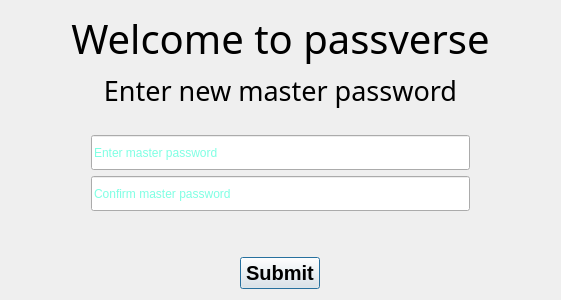
<?xml version="1.0" encoding="UTF-8"?>
<ui version="4.0">
 <class>createMpassDialog</class>
 <widget class="QDialog" name="createMpassDialog">
  <property name="geometry">
   <rect>
    <x>0</x>
    <y>0</y>
    <width>561</width>
    <height>300</height>
   </rect>
  </property>
  <property name="windowTitle">
   <string>Dialog</string>
  </property>
  <layout class="QVBoxLayout" name="verticalLayout_3">
   <item>
    <layout class="QVBoxLayout" name="verticalLayout" stretch="0,0">
     <property name="spacing">
      <number>6</number>
     </property>
     <item>
      <widget class="QLabel" name="label">
       <property name="font">
        <font>
         <family>Rockwell</family>
         <pointsize>30</pointsize>
        </font>
       </property>
       <property name="text">
        <string>Welcome to passverse</string>
       </property>
       <property name="alignment">
        <set>Qt::AlignmentFlag::AlignCenter</set>
       </property>
      </widget>
     </item>
     <item>
      <widget class="QLabel" name="label_2">
       <property name="font">
        <font>
         <family>Rockwell</family>
         <pointsize>20</pointsize>
        </font>
       </property>
       <property name="text">
        <string>Enter new master password</string>
       </property>
       <property name="alignment">
        <set>Qt::AlignmentFlag::AlignCenter</set>
       </property>
      </widget>
     </item>
    </layout>
   </item>
   <item>
    <layout class="QVBoxLayout" name="verticalLayout_2">
     <property name="leftMargin">
      <number>80</number>
     </property>
     <property name="topMargin">
      <number>20</number>
     </property>
     <property name="rightMargin">
      <number>80</number>
     </property>
     <property name="bottomMargin">
      <number>40</number>
     </property>
     <item>
      <widget class="QLineEdit" name="masterpass">
       <property name="sizePolicy">
        <sizepolicy hsizetype="Expanding" vsizetype="Expanding">
         <horstretch>0</horstretch>
         <verstretch>0</verstretch>
        </sizepolicy>
       </property>
       <property name="styleSheet">
        <string notr="true">color:#00ffc8;</string>
       </property>
       <property name="echoMode">
        <enum>QLineEdit::EchoMode::Password</enum>
       </property>
       <property name="placeholderText">
        <string>Enter master password</string>
       </property>
      </widget>
     </item>
     <item>
      <widget class="QLineEdit" name="masterpass2">
       <property name="sizePolicy">
        <sizepolicy hsizetype="Expanding" vsizetype="Expanding">
         <horstretch>0</horstretch>
         <verstretch>0</verstretch>
        </sizepolicy>
       </property>
       <property name="styleSheet">
        <string notr="true">color:#00ffc8;</string>
       </property>
       <property name="placeholderText">
        <string>Confirm master password</string>
       </property>
      </widget>
     </item>
    </layout>
   </item>
   <item alignment="Qt::AlignmentFlag::AlignHCenter">
    <widget class="QPushButton" name="submitBtn">
     <property name="font">
      <font>
       <pointsize>15</pointsize>
       <bold>true</bold>
      </font>
     </property>
     <property name="text">
      <string>Submit</string>
     </property>
    </widget>
   </item>
  </layout>
 </widget>
 <resources/>
 <connections/>
</ui>
